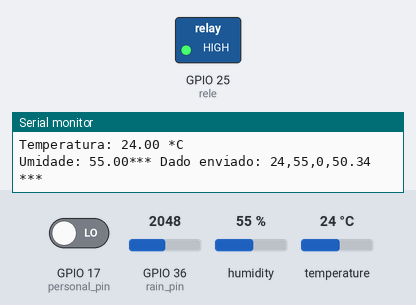
A sketch run on a simulated ESP32. On the bench: switched loads named in the sketch (green lamp = pin HIGH), the last lines printed to the serial monitor. Inputs (shaded band) come from the test bench; at power-on: GPIO 36 (rain_pin) = 2048, GPIO 17 (personal_pin) LOW, humidity 55 %, temperature 24 °C. Nothing arrives over Bluetooth unless stated; a phone connects over Bluetooth LE 3 s after start.

Above: at 4.4 s.
4.5 s: GPIO 36 (rain_pin) set to 3139
6.2 s: GPIO 36 (rain_pin) set to 3266
At 7.7 s:
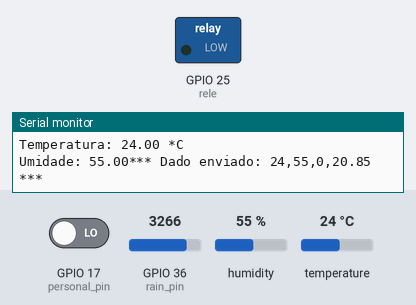
8.5 s: GPIO 36 (rain_pin) set to 2866
At 10.1 s:
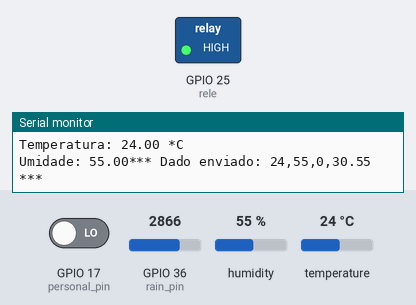
Timing chart, 0 to 11.5 s (numbered marks = the images above; inputs shaded):
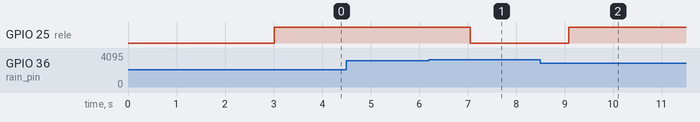

The sketch:

return.ino
```cpp
/*
   CÓDIGO QUE ESTÁ FUNCIONANDO NO ESP32 :3
   Create a BLE server that, once we receive a connection, will send periodic notifications.
   The service advertises itself as: 6E400001-B5A3-F393-E0A9-E50E24DCCA9E
   Has a characteristic of: 6E400002-B5A3-F393-E0A9-E50E24DCCA9E - used for receiving data with "WRITE"
   Has a characteristic of: 6E400003-B5A3-F393-E0A9-E50E24DCCA9E - used to send data with  "NOTIFY"

   The design of creating the BLE server is:
   1. Create a BLE Server
   2. Create a BLE Service
   3. Create a BLE Characteristic on the Service
   4. Create a BLE Descriptor on the characteristic
   5. Start the service.
   6. Start advertising.

   In this example rxValue is the data received (only accessible inside that function).
   And txValue is the data to be sent, in this example just a byte incremented every second.
*/
#include "DHTesp.h"
#include <BLEDevice.h>
#include <BLEServer.h>
#include <BLEUtils.h>
#include <BLE2902.h>
#include <iostream>
#include <string>

BLECharacteristic *pCharacteristic;
bool deviceConnected = false;
uint8_t txValue = 0;
const int readPin = 32; // Use GPIO number. See ESP32 board pinouts
//const int LED = 2; // Could be different depending on the dev board. I used the DOIT ESP32 dev board.
//DHT dht(DHTPIN, DHTTYPE);
const int personal_pin = 17;
const int rain_pin = 36;
const int rele = 25;


std::string rxValue;


#define SERVICE_UUID           "6E400001-B5A3-F393-E0A9-E50E24DCCA9E" // UART service UUID
#define CHARACTERISTIC_UUID_RX "6E400002-B5A3-F393-E0A9-E50E24DCCA9E"
#define CHARACTERISTIC_UUID_TX "6E400003-B5A3-F393-E0A9-E50E24DCCA9E"
DHTesp dht;
class MyServerCallbacks: public BLEServerCallbacks {
    void onConnect(BLEServer* pServer) {
      deviceConnected = true;
    };

    void onDisconnect(BLEServer* pServer) {
      deviceConnected = false;
    }
};
class MyCallbacks: public BLECharacteristicCallbacks {
    void onWrite(BLECharacteristic *pCharacteristic) {
      rxValue = pCharacteristic->getValue();
      if (rxValue.length() > 0) {
        Serial.println("*********");
        Serial.print("Received Value: ");

        for (int i = 0; i < rxValue.length(); i++) {
          Serial.print(rxValue[i]);
        }

        Serial.println();
        }
        Serial.println();
        Serial.println("*********");
      }

};

void setup() {

  dht.setup(27, DHTesp::DHT22);
   //pinMode(LED, OUTPUT);
   pinMode(rele, OUTPUT);
   pinMode(personal_pin, INPUT);
   pinMode(rain_pin,INPUT);
   Serial.begin(115200);

  // Create the BLE Device
  BLEDevice::init("Micro app test"); // Give it a name

  // Create the BLE Server
  BLEServer *pServer = BLEDevice::createServer();
  pServer->setCallbacks(new MyServerCallbacks());

  // Create the BLE Service
  BLEService *pService = pServer->createService(SERVICE_UUID);

  // Create a BLE Characteristic
  pCharacteristic = pService->createCharacteristic(
                      CHARACTERISTIC_UUID_TX,
                      BLECharacteristic::PROPERTY_NOTIFY
                    );

  pCharacteristic->addDescriptor(new BLE2902());

  BLECharacteristic *pCharacteristic = pService->createCharacteristic(
                                         CHARACTERISTIC_UUID_RX,
                                         BLECharacteristic::PROPERTY_WRITE
                                       );

  pCharacteristic->setCallbacks(new MyCallbacks());

  // Start the service
  pService->start();

  // Start advertising
  pServer->getAdvertising()->start();
  Serial.println("Waiting a client connection to notify...");
}

void loop() {
  if (deviceConnected) {
    // Fabricate some arbitrary junk for now...
     TempAndHumidity newValues = dht.getTempAndHumidity();
     float rain_value = (analogRead(rain_pin)/4);
     Serial.println(rain_value);
      Serial.print("Temperatura: ");
      Serial.print(newValues.temperature);
      Serial.println(" *C");
      Serial.print("Umidade: ");
      Serial.print(newValues.humidity);
     if (rxValue.find('A') != -1) {
      Serial.println("Turning ON!");
      digitalWrite(rele, LOW);
      Serial.println(digitalRead(25));
    }
     if (rxValue.find('B') != -1){
     Serial.println("Turning OFF!");
     digitalWrite(rele, HIGH);
     Serial.println(digitalRead(25));
    }
     if(rain_value> 800 && rain_value<1024){
      digitalWrite(25,LOW);
    }
    if(rain_value> 0 && rain_value<800 || newValues.temperature>39){
      digitalWrite(25,HIGH);
    }
    char humidityString[4];
    char temperatureString[4];
    char rainString[4];
    char movieString[2];
    bool isDetected = digitalRead(personal_pin);
    dtostrf(newValues.humidity, 4, 2, humidityString);
    dtostrf(newValues.temperature, 4, 2, temperatureString);
    dtostrf(isDetected, 2, 4, movieString);
    dtostrf(rain_value, 2, 4, rainString);
    char SendDataString[100];
    sprintf(SendDataString,"%2.f,%2.f,%d,%.2f", newValues.temperature, newValues.humidity,isDetected,100-rain_value*0.097);
    //sprintf(dhtDataString, "%f", temperature);
    pCharacteristic->setValue(SendDataString);
    pCharacteristic->notify(); // Envia o valor para o aplicativo!
    Serial.print("*** Dado enviado: ");
    Serial.print(SendDataString);
    Serial.println(" ***");
  }
    delay(1000);
}
```

Measured:
- the behaviour switches between 3203 and 3204 on GPIO 36 (rain_pin) (found by bisection; images 0 and 1)
- after the input at 6.2 s, GPIO 25 (rele): HIGH → LOW after 0.86 s
- after the input at 8.5 s, GPIO 25 (rele): LOW → HIGH after 0.58 s
